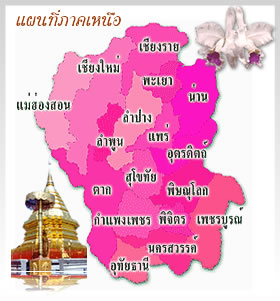
%> input picture lab07 - Color_Image_Processing/north.jpg, 280 x 301 px
$ octave psudocolor_north.m   (GNU Octave 9; MATLAB toolbox functions it lacks are replaced by stand-ins)
%> lines starting %> are read from the running program, lines starting %| are printed output that depends on the picture
clc,clear,close all;
img = imread('north.jpg');
%> img is the input picture: size 301x280x3 uint8; mean R, G, B 233.4, 173.9, 201.6
blur = imfilter(img, 1.5, 'symmetric');
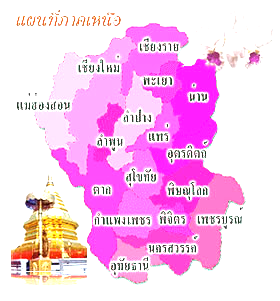
%> blur: size 301x280x3 uint8; mean R, G, B 248.3, 200.8, 238.1
gray = rgb2gray(blur);
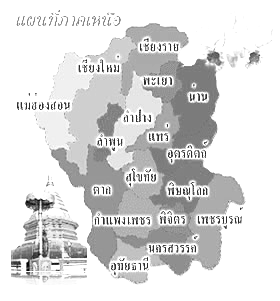
%> gray: size 301x280 uint8; min 2, max 255, mean 219.2
output = img;
[row, col] = size(gray);
%> row = 301; col = 280

color=[[]];

for y=1:row
    for x=1:col
        input = gray(y,x);
        %hsv = rgb2hsv(input);
        if(input<244&&input>235)
            output(y,x,:) = [0,255,0];
        elseif(input<211&&input>205)
            output(y,x,:) = [255,255,255];
        elseif(input<175&&input>168)
            output(y,x,:) = [0,0,255];
        elseif(input<134&&input>120)
            output(y,x,:) = [0,0,0];
        elseif(input<232&&input>224)
            output(y,x,:) = [255,0,0];
        elseif(input<152&&input>144)
            output(y,x,:) = [255,255,0];
        elseif(input<171&&input>164)
            output(y,x,:) = [0,255,255];
        elseif(input<181&&input>172)
            output(y,x,:) = [255,127,39];
        elseif(input<196&&input>189)
            output(y,x,:) = [112,146,190];
        elseif(input<156&&input>139)
            output(y,x,:) = [163,73,164];
        end
    end
end
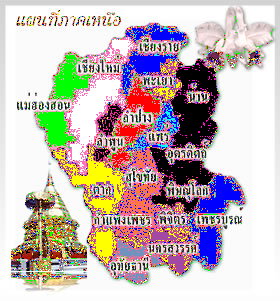
%> output: size 301x280x3 uint8; mean R, G, B 197.2, 184.8, 184.2

subplot(1,3,1);
imshow(img);
subplot(1,3,2);
imshow(gray);
subplot(1,3,3);
imshow(output);

$ run again, with lab07 - Color_Image_Processing/tem.jpg copied over lab07 - Color_Image_Processing/north.jpg
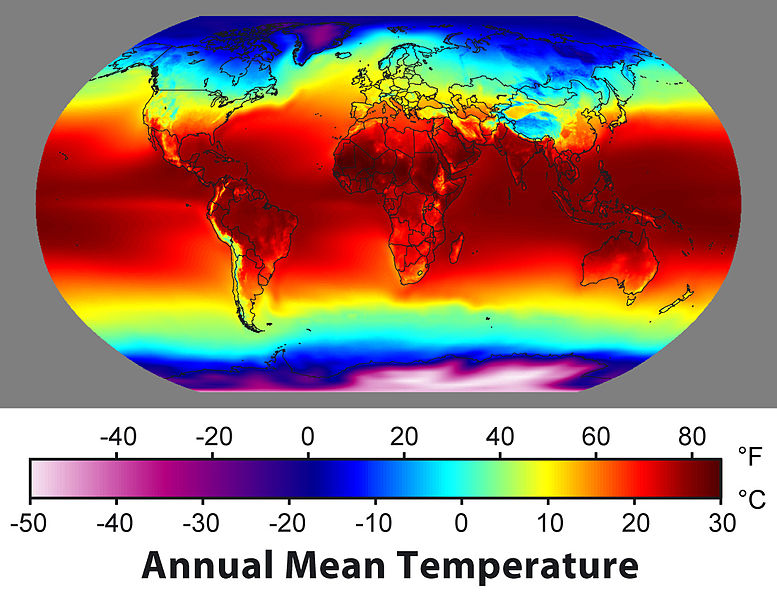
%> input picture lab07 - Color_Image_Processing/tem.jpg, 777 x 600 px
%> img is the input picture: size 600x777x3 uint8; mean R, G, B 164.3, 133, 124.5
%> `gray = rgb2gray(blur);`:
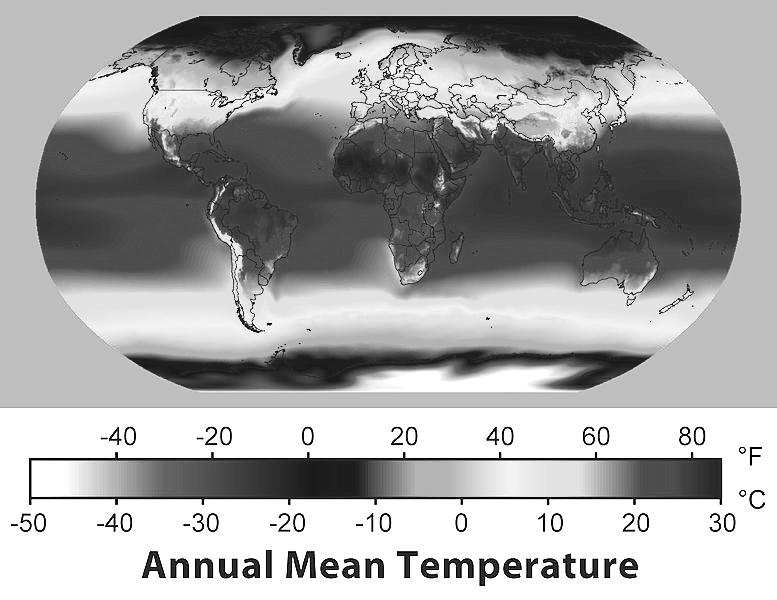
%> gray: size 600x777 uint8; min 0, max 255, mean 165.7
%> after the loop `for y=1:row`:
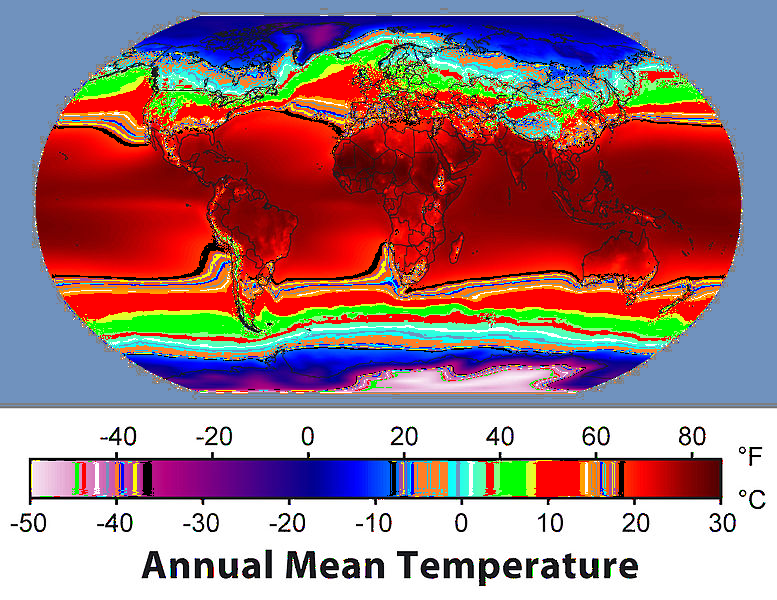
%> output: size 600x777x3 uint8; mean R, G, B 160, 123, 128.8
